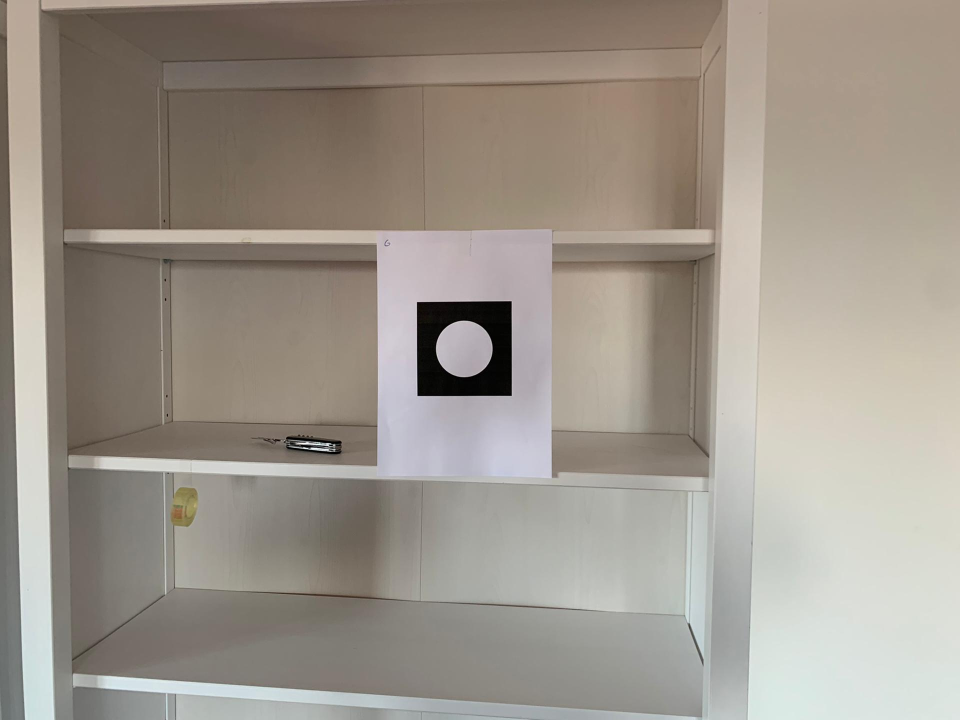
#> input picture vision/Fiduciary_Markers/Markers_Novos/G1.jpeg, 1920 x 1440 px, found by its file name (shown at 1/2 size)
$ python markerG.py
#> lines starting #> are read from the running program, lines starting #| are printed output that depends on the picture; after the words box and inside, x2 and y2 are one past the last pixel; in counts of white or black regions, pixels touching at a corner belong together
import cv2 as cv
import sys
import numpy as np
from numpy.linalg import norm
from operator import itemgetter, attrgetter
import cv2.aruco as aruco


#function that calculates the sum of angles of a 4 line object
def quad_sum(cnt):
    sum_angles = 0

    p1 = np.array([cnt[0][0], cnt[0][1]])
    p2 = np.array([cnt[1][0], cnt[1][1]])
    p3 = np.array([cnt[2][0], cnt[2][1]])
    p4 = np.array([cnt[3][0], cnt[3][1]])

    p12 = p1-p2
    p23 = p2-p3
    p34 = p3-p4
    p41 = p4-p1

    cosine_angle1 = np.dot(p12, p23) / (np.linalg.norm(p12) * np.linalg.norm(p23))
    angle1 = np.degrees(np.arccos(cosine_angle1))

    cosine_angle2 = np.dot(p23, p34) / (np.linalg.norm(p23) * np.linalg.norm(p34))
    angle2 = np.degrees(np.arccos(cosine_angle2))

    cosine_angle3 = np.dot(p34, p41) / (np.linalg.norm(p34) * np.linalg.norm(p41))
    angle3 = np.degrees(np.arccos(cosine_angle3))

    cosine_angle4 = np.dot(p41, p12) / (np.linalg.norm(p41) * np.linalg.norm(p12))
    angle4 = np.degrees(np.arccos(cosine_angle4))

    sum_angles = angle1+angle2+angle3+angle4
    return sum_angles


#function that performs non-maximum supression
def non_max_supression(boxes, overlapThresh):
    i = len(boxes)-1

    if i > 1:
        while i > 0:
            last = i - 1

            areaLast = boxes[last][4]
            areaNew = boxes[i][4]

            overlap = np.minimum(areaNew/areaLast, areaLast/areaNew)

            if overlap > overlapThresh:
                del boxes[i]

            i = i-1

    return boxes

#function that checks if there are three shapes in a row
# [46 lines left out: functions match_templates, compare_distances, not called in this run]

def match_warped(squares, image, warped):
    markers = []
    k = 0
    for i in range(len(squares)):
        patch = squares[i][5]
        draw2 = np.zeros((squares[i][5].shape[0], squares[i][5].shape[1], 3), dtype=np.uint8)

        contours, hierarchy = cv.findContours(patch, cv.RETR_TREE, cv.CHAIN_APPROX_SIMPLE)

        for cnt in contours:
            cnt_len = cv.arcLength(cnt, True)
            cnt = cv.approxPolyDP(cnt, 0.02*cnt_len, True)
            if len(cnt) > 10:
                print("ENTrou")
                markers.append(squares[i])

        """
        circles = cv.HoughCircles(patch, method=cv.HOUGH_GRADIENT, dp=1, minDist=1, param1=5, param2=5, maxRadius=100)
        if (circles is None):
            continue
        circles = np.int16(np.around(circles))
        for pt in circles[0, :]:
            x, y, R = pt[0], pt[1], pt[2]
            x = round(x)
            y = round(y)
            R = round(R)
            cv.circle(draw2, (x, y), R, (255, 0, 0), 1)

        if (circles is not None):
            print("FOUND")
            markers.append(squares[i])
        k = k+1
        """
        cv.imshow("dwww", draw2)
    return markers, warped
def order_points(pts):
	# initialzie a list of coordinates that will be ordered
	# such that the first entry in the list is the top-left,
	# the second entry is the top-right, the third is the
	# bottom-right, and the fourth is the bottom-left
	rect = np.zeros((4, 2), dtype = "float32")
	# the top-left point will have the smallest sum, whereas
	# the bottom-right point will have the largest sum
	s = pts.sum(axis = 1)
	rect[0] = pts[np.argmin(s)]
	rect[2] = pts[np.argmax(s)]
	# now, compute the difference between the points, the
	# top-right point will have the smallest difference,
	# whereas the bottom-left will have the largest difference
	diff = np.diff(pts, axis = 1)
	rect[1] = pts[np.argmin(diff)]
	rect[3] = pts[np.argmax(diff)]
	# return the ordered coordinates
	return rect


def four_point_transform(image, pts):
	# obtain a consistent order of the points and unpack them
	# individually
	rect = order_points(pts)
	(tl, tr, br, bl) = rect
	# compute the width of the new image, which will be the
	# maximum distance between bottom-right and bottom-left
	# x-coordiates or the top-right and top-left x-coordinates
	widthA = np.sqrt(((br[0] - bl[0]) ** 2) + ((br[1] - bl[1]) ** 2))
	widthB = np.sqrt(((tr[0] - tl[0]) ** 2) + ((tr[1] - tl[1]) ** 2))
	maxWidth = max(int(widthA), int(widthB))
	# compute the height of the new image, which will be the
	# maximum distance between the top-right and bottom-right
	# y-coordinates or the top-left and bottom-left y-coordinates
	heightA = np.sqrt(((tr[0] - br[0]) ** 2) + ((tr[1] - br[1]) ** 2))
	heightB = np.sqrt(((tl[0] - bl[0]) ** 2) + ((tl[1] - bl[1]) ** 2))
	maxHeight = max(int(heightA), int(heightB))
	# now that we have the dimensions of the new image, construct
	# the set of destination points to obtain a "birds eye view",
	# (i.e. top-down view) of the image, again specifying points
	# in the top-left, top-right, bottom-right, and bottom-left
	# order
	dst = np.array([
		[0, 0],
		[maxWidth - 1, 0],
		[maxWidth - 1, maxHeight - 1],
		[0, maxHeight - 1]], dtype = "float32")
	# compute the perspective transform matrix and then apply it
	M = cv.getPerspectiveTransform(rect, dst)
	warped = cv.warpPerspective(image, M, (maxWidth, maxHeight))
	# return the warped image
	return warped

#####################################################################
img_markers = []
name = "markers/Markers_Novos/"  #PUT NAME OF IMAGE HERE
img_markers.append(cv.imread(name + "G1.jpeg"))
img_markers.append(cv.imread(name + "G2.jpeg"))
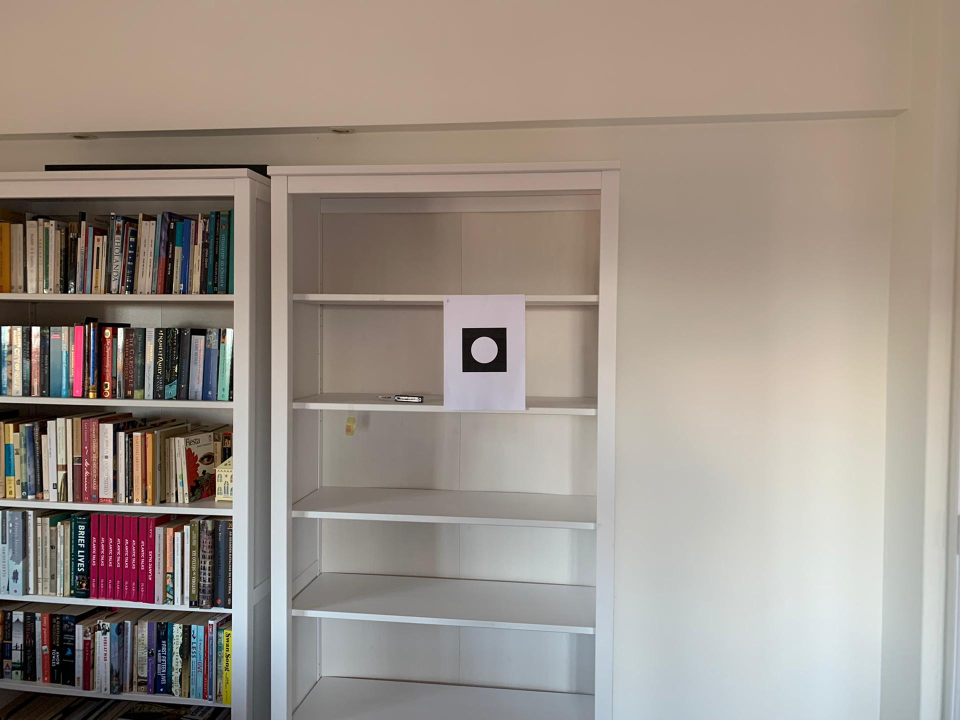
#> input picture vision/Fiduciary_Markers/Markers_Novos/G2.jpeg, 1920 x 1440 px, found by its file name (shown at 1/2 size)
img_markers.append(cv.imread(name + "G3.jpeg"))
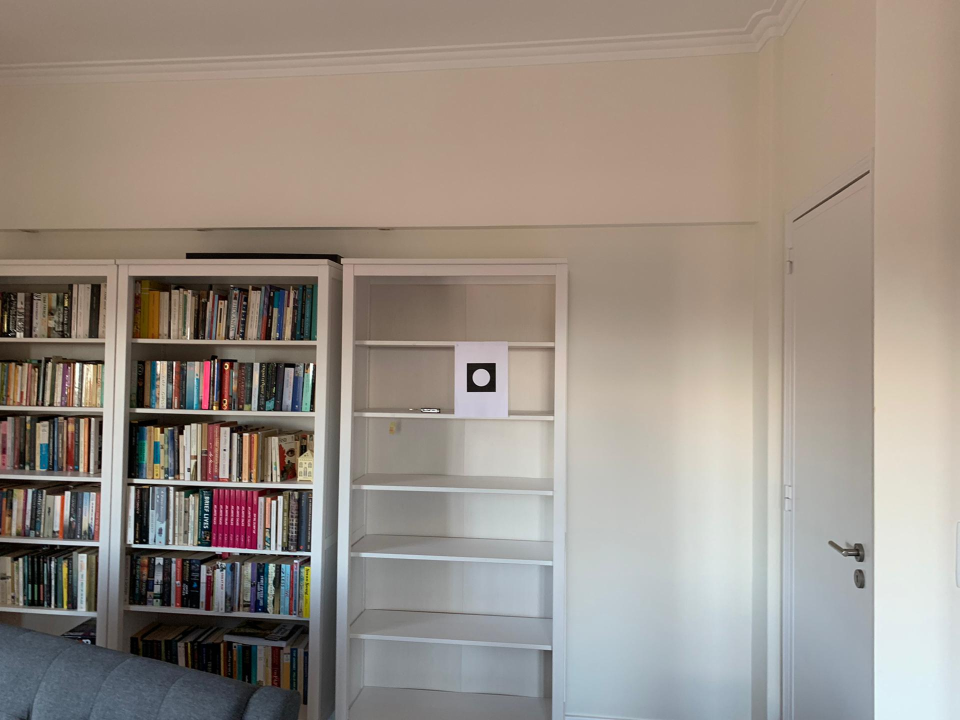
#> input picture vision/Fiduciary_Markers/Markers_Novos/G3.jpeg, 1920 x 1440 px, found by its file name (shown at 1/2 size)
img_markers.append(cv.imread(name + "G4.jpeg"))
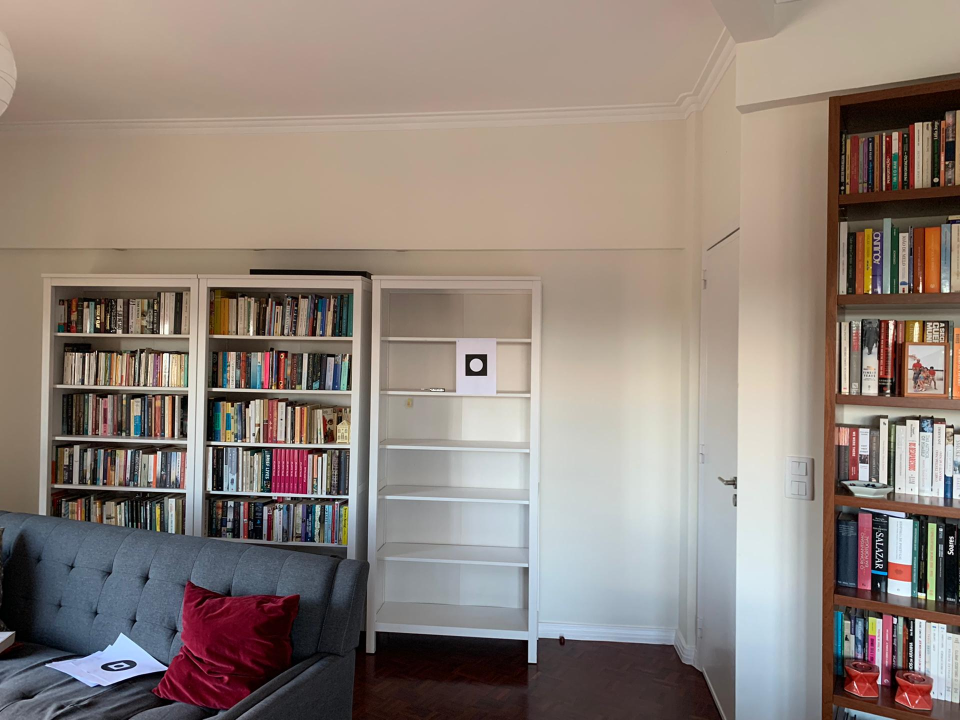
#> input picture vision/Fiduciary_Markers/Markers_Novos/G4.jpeg, 1920 x 1440 px, found by its file name (shown at 1/2 size)
img_markers.append(cv.imread(name + "G5.jpeg"))
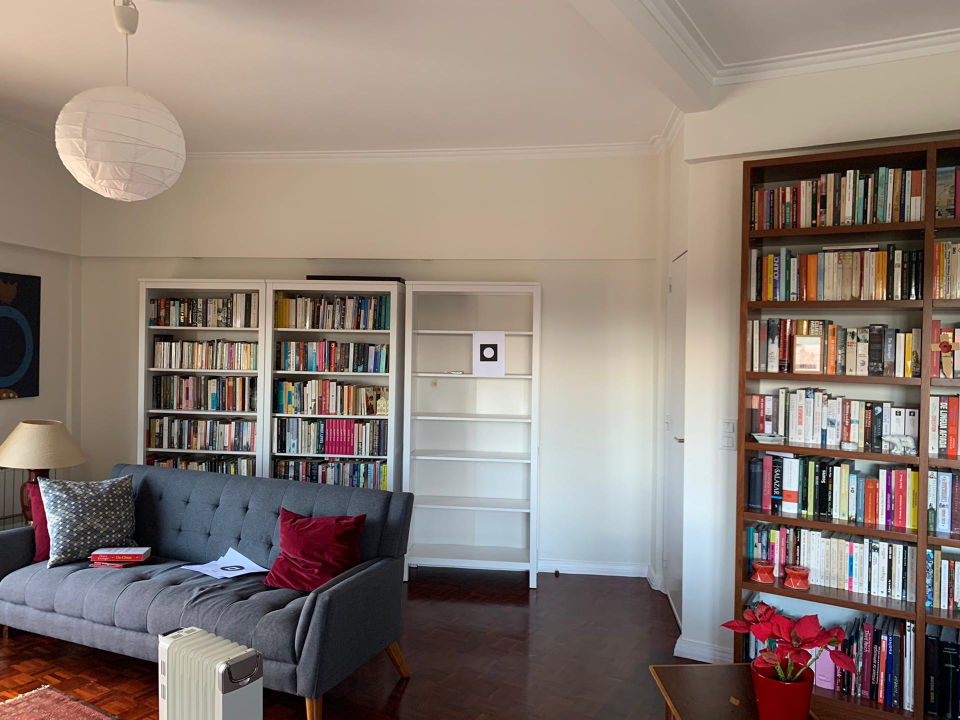
#> input picture vision/Fiduciary_Markers/Markers_Novos/G5.jpeg, 1920 x 1440 px, found by its file name (shown at 1/2 size)
found = []

#parameters initialization
minPerimeterRate = 0.03
maxPerimeterRate = 4
minCornerDistanceRate = 0.05
minPerimeterPixels = minPerimeterRate * np.maximum(img_markers[0].shape[0], img_markers[0].shape[1])
#> minPerimeterPixels = 57.6
maxPerimeterPixels = maxPerimeterRate * np.maximum(img_markers[0].shape[0], img_markers[0].shape[1])
#> maxPerimeterPixels = 7680
parameters = aruco.DetectorParameters_create() ##S
minDistanceToBorder = parameters.minDistanceToBorder
minDistSq = np.maximum(img_markers[0].shape[0], img_markers[0].shape[1]) * np.maximum(img_markers[0].shape[0], img_markers[0].shape[1])
#> minDistSq = 3686400

color = (0,255,0)


for i in range(5):
    #grayscale

    img = img_markers[i]

    #resize imagem
    scale_percent = 40 # percent of original size
    width = int(img.shape[1] * scale_percent / 100)
    height = int(img.shape[0] * scale_percent / 100)
    dim = (width, height)
    img = cv.resize(img, dim)

    gray = cv.cvtColor(img, cv.COLOR_BGR2GRAY)

    #canny
    canny = cv.Canny(gray, 255/3, 255)

    #countours
    contours, hierarchy = cv.findContours(canny, cv.RETR_TREE, cv.CHAIN_APPROX_SIMPLE)
    # Draw contours
    drawing = np.zeros((canny.shape[0], canny.shape[1], 3), dtype=np.uint8)
    for i in range(len(contours)):
        color = (0, 255, 0)
        cv.drawContours(drawing, contours, i, color, 1, cv.LINE_8, hierarchy, 0)
    # Show in a window
    cv.imshow('Contours', drawing)

    squares = []
    triangles = []
    angle = 0
    for cnt in contours:
        cnt_len = cv.arcLength(cnt, True)
        cnt = cv.approxPolyDP(cnt, 0.02*cnt_len, True)
        if len(cnt) == 4  and cv.contourArea(cnt)>200 and cv.isContourConvex(cnt):
            cnt = cnt.reshape(-1, 2)
            approxCurve = cnt
            sum_angles = quad_sum(cnt)
            minCornerDistancePixels = len(cnt) * minCornerDistanceRate

            for j in range(0,4):
                d = (approxCurve[j][0] - approxCurve[(j + 1)%4][0]) * (approxCurve[j][0] - approxCurve[(j + 1)%4][0]) + (approxCurve[j][1] - approxCurve[(j + 1)%4][1]) * (approxCurve[j][1] - approxCurve[(j + 1)%4][1])
                minDistSq = min(minDistSq, d)

            if sum_angles == 360 and minDistSq >= minCornerDistancePixels * minCornerDistancePixels:
                tooNearBorder = False
                for j in range(4):
                    if(approxCurve[j][0] < minDistanceToBorder or approxCurve[j][1] < minDistanceToBorder or approxCurve[j][0] > canny.shape[0] - 1 - minDistanceToBorder or approxCurve[j][1] > canny.shape[1] - 1 - minDistanceToBorder):
                        tooNearBorder = True

                if(tooNearBorder): continue
                x,y,w,h = cv.boundingRect(cnt)
                area = cv.contourArea(cnt)


                candidate_corner = []
                warped =[]
                for j in range(4):
                    candidate_corner.append([approxCurve[j][0], approxCurve[j][1]])

                candidate_corner = np.array(candidate_corner)
                candidate_corner = order_points(candidate_corner)
                warped = four_point_transform(gray, candidate_corner)
                _, warped = cv.threshold(warped, 125, 255, cv.THRESH_BINARY | cv.THRESH_OTSU)
                drawing3 = np.zeros((warped.shape[0], warped.shape[1], 3), dtype=np.uint8)
                contour_warped, _ = cv.findContours(warped, cv.RETR_LIST, cv.CHAIN_APPROX_NONE)

                a = (x,y,w,h, area, warped, contour_warped)
                squares.append(a)
                for k in range(len(contour_warped)):

                    cv.drawContours(drawing3, contour_warped, k, color, 1, cv.LINE_8)


    #sorts every square and triangle, from smaller to bigger
    squares = sorted(squares, key=itemgetter(4))
    #triangles = sorted(triangles, key=itemgetter(4))

    #performs non maximum supression
    squares = non_max_supression(squares, 0.5)
    #triangles = non_max_supression(triangles, 0.5)

    markers, warped = match_warped(squares, gray, warped)
    cv.imshow("draw3", warped)

    if len(markers) > 0:
        found.append(1)
    else:
        found.append(0)

    cv.waitKey(0)
    cv.destroyAllWindows()
#> this loop made 5 passes
#> pass 1, `canny = cv.Canny(gray, 255/3, 255)`:
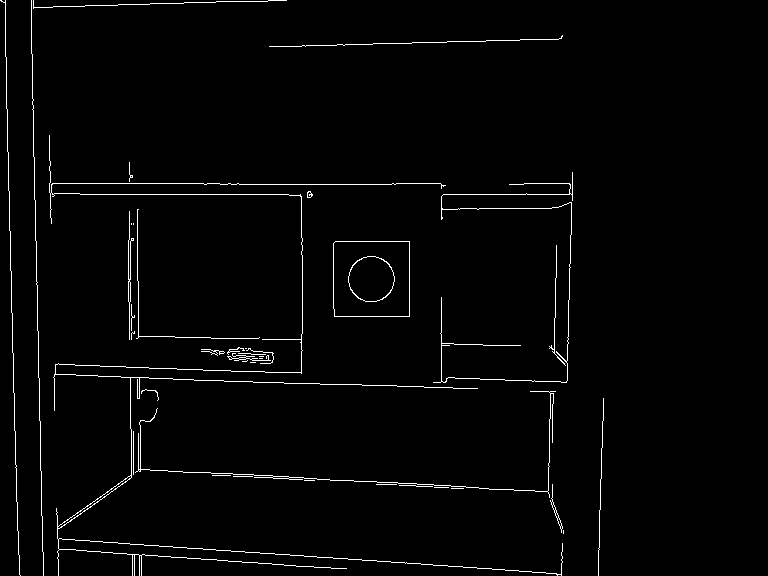
#> canny: shape (576, 768); 1.9% white in thin lines or dots, all inside (x1, y1, x2, y2) = (0, 0, 604, 576)
#> after the loop: canny: shape (576, 768); 8.6% white in thin lines or dots
#> after the loop:
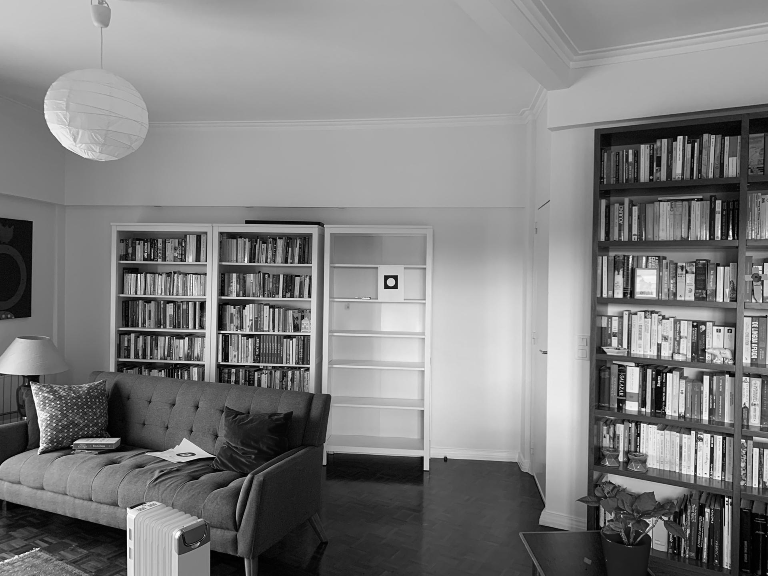
#> gray: shape (576, 768); min 0, max 255, mean 127.5
#> after the loop:
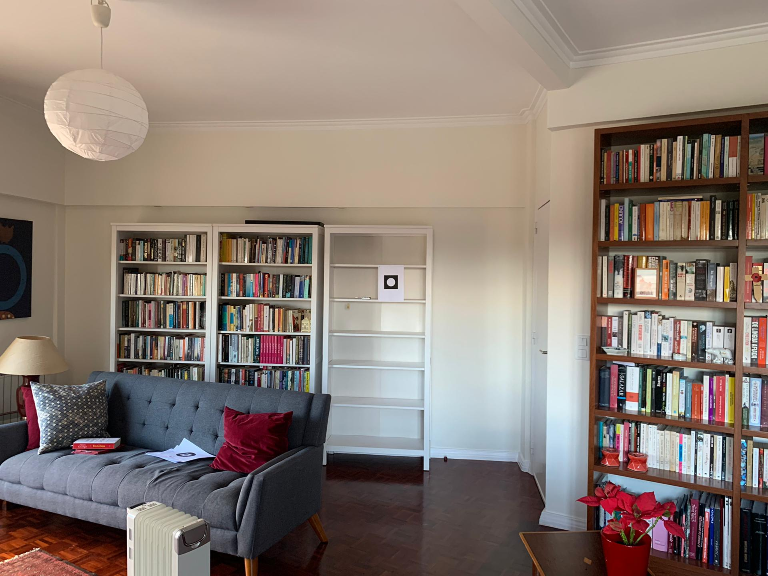
#> img: shape (576, 768, 3); mean B, G, R 115.9, 124.5, 138.1
#> after the loop, a = 7 items; approxCurve = [[721, 200], [715, 202], [715, 240], [720, 239]]; area = 257; candidate_corner = [[372, 284], [388, 283], [389, 299], [373, 300]]; cnt = [[90, 0], [90, 4]]; contour_warped = 1 contour; box (x1, y1, x2, y2) and area: (3, 3, 13, 13) 64; d = 1522; found = [0, 0, 0, 0, 0]; h = 18; minCornerDistancePixels = 0.2; minDistSq = 17; sum_angles = 360; tooNearBorder = True; w = 18; x = 372; y = 283


np.savetxt('Marker_G.txt', found)
